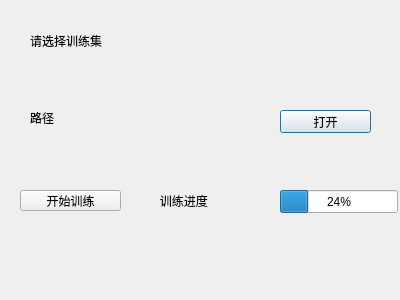
<?xml version="1.0" encoding="UTF-8"?>
<ui version="4.0">
 <class>ChooseDataset_Training</class>
 <widget class="QDialog" name="ChooseDataset_Training">
  <property name="geometry">
   <rect>
    <x>0</x>
    <y>0</y>
    <width>400</width>
    <height>300</height>
   </rect>
  </property>
  <property name="windowTitle">
   <string>选择数据集</string>
  </property>
  <widget class="QLabel" name="label">
   <property name="geometry">
    <rect>
     <x>30</x>
     <y>20</y>
     <width>101</width>
     <height>41</height>
    </rect>
   </property>
   <property name="text">
    <string>请选择训练集</string>
   </property>
  </widget>
  <widget class="QLabel" name="Dataset_Name">
   <property name="geometry">
    <rect>
     <x>30</x>
     <y>110</y>
     <width>281</width>
     <height>16</height>
    </rect>
   </property>
   <property name="text">
    <string>路径</string>
   </property>
  </widget>
  <widget class="QPushButton" name="Open_Dataset">
   <property name="geometry">
    <rect>
     <x>280</x>
     <y>110</y>
     <width>91</width>
     <height>23</height>
    </rect>
   </property>
   <property name="text">
    <string>打开</string>
   </property>
  </widget>
  <widget class="QPushButton" name="Training">
   <property name="geometry">
    <rect>
     <x>20</x>
     <y>190</y>
     <width>101</width>
     <height>21</height>
    </rect>
   </property>
   <property name="text">
    <string>开始训练</string>
   </property>
  </widget>
  <widget class="QProgressBar" name="Training_progressBar">
   <property name="geometry">
    <rect>
     <x>280</x>
     <y>190</y>
     <width>118</width>
     <height>23</height>
    </rect>
   </property>
   <property name="value">
    <number>24</number>
   </property>
  </widget>
  <widget class="QLabel" name="label_2">
   <property name="geometry">
    <rect>
     <x>150</x>
     <y>190</y>
     <width>91</width>
     <height>21</height>
    </rect>
   </property>
   <property name="text">
    <string>   训练进度</string>
   </property>
  </widget>
 </widget>
 <resources/>
 <connections/>
</ui>
